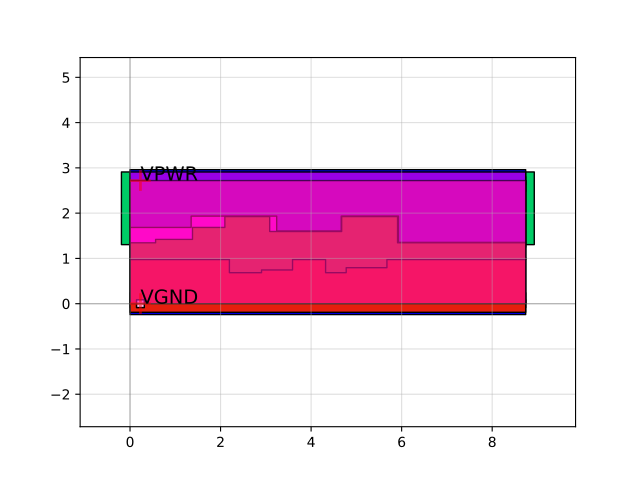

This chart was generated by the following Python code:
import sky130

c = sky130.components.sky130_fd_sc_hd__dfxbp_1()
c.plot()
